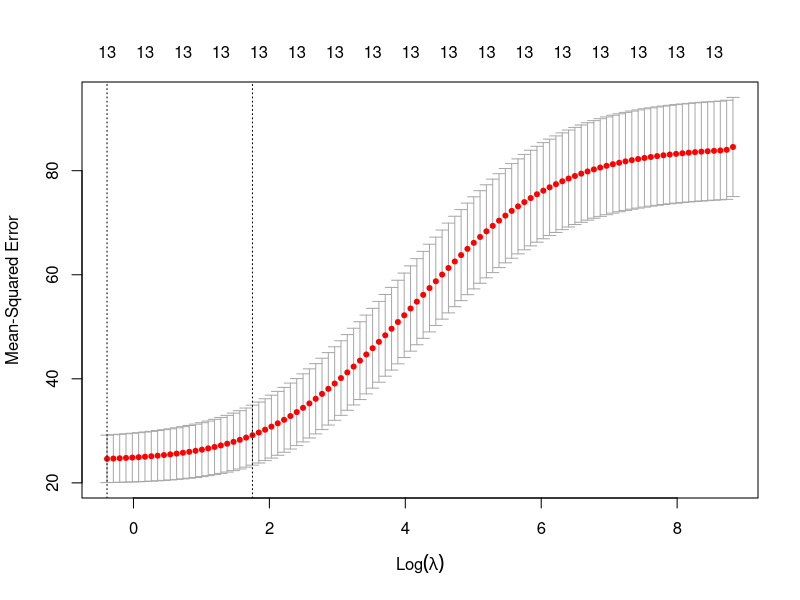

Write R code to recreate this figure.
## ---- chunk 1
knitr::opts_chunk$set(echo = TRUE)
## ---- chunk 2
library(MASS)
library(tidyverse)

data("Boston")
cor(Boston)

## ---- chunk 3
lm.ridge(medv ~., data = Boston)$coef |> round(2)
## ---- chunk 4
lm.ridge(medv ~., lambda = 3, data = Boston)$coef |> round(2)
## ---- chunk 5
lm.ridge(medv ~., lambda = 10, data = Boston)$coef |> round(2)
## ---- chunk 6
lm.ridge(medv ~., lambda = 100, data = Boston)$coef |> round(2)
## ---- chunk 7
rr <- lm.ridge(medv ~., lambda = seq(0, 100, 1), data = Boston)

MASS::select(rr)
## ---- chunk 8
library(glmnet)
reg <- lm(medv ~ ., data = Boston) 
x <- model.matrix(reg)
dim(x)
## ---- chunk 9
x <- x[, -1]
dim(x)
## ---- chunk 10
y <- Boston$medv
## ---- chunk 11
rr <- glmnet(x,y, alpha=0)
## ---- chunk 12
set.seed(123)
rr_cv <- cv.glmnet(x,y, alpha =0)
rr_cv
## ---- chunk 13
plot(rr_cv)
## ---- chunk 14
coef(rr_cv, s = "lambda.min") |> round(2) 
## ---- chunk 15
lr <- glmnet(x, y, alpha = 1)
lr
## ---- chunk 16
set.seed(123)
lr_cv <- cv.glmnet(x, y, nfolds = 10)
lr_cv
## ---- chunk 17
coef(lr_cv, s = "lambda.min")
## ---- chunk 18
set.seed(123)
n <- nrow(x)
train_index <- sample(1:n, n * 0.5)  
test_index <- setdiff(1:n, train_index)

x_train <- x[train_index, ]
y_train <- y[train_index]
x_test  <- x[test_index, ]
y_test  <- y[test_index]

lasso_cv <- cv.glmnet(x_train, y_train, alpha = 1)
best_lambda <- lasso_cv$lambda.min

y_pred <- predict(lasso_cv, s = best_lambda, newx = x_test)

test_mse <- mean((y_test - y_pred)^2)
test_mse
